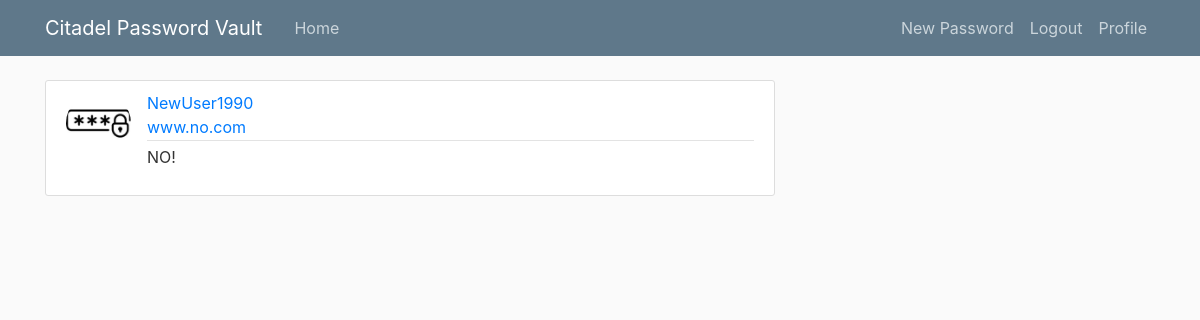
/ (signed in), run on the app's committed database.
### core/models.py (models this page shows, shortened)
class SitePassword(models.Model):
    user = models.ForeignKey(User, on_delete=models.CASCADE) # null=True, unique=True
    name  = models.CharField(max_length=100)
    password = models.CharField(max_length=200)
    email = models.CharField(max_length=200)
    logo = models.CharField(max_length=300)

### users/models.py (models this page shows, shortened)
class Profile(models.Model):
    user = models.OneToOneField(User, on_delete=models.CASCADE)
    image = models.ImageField(default='default.jpg', upload_to='profile_pics')

### core/views.py (the view)
# urls.py: path('', views.index, name='index'),
def index(request):
    current_user = request.user
    user_passwords = SitePassword.objects.filter(user=current_user)
    context = { 'sites': user_passwords }
    return render(request, 'core/index.html', context)

### templates/core/index.html (shortened to what this page needs)
{% extends "core/base.html" %}
{% block content %}
    {% for site in sites %}
        {% if request.user == site.user %}
    <article class="media content-section">
      <img class="rounded-circle article-img" src="{{ site.user.profile.image.url }}">
        <div class="media-body">
          <div class="article-metadata">
            <a class="mr-2" href="{% url 'user-sitepassword' site.user.username %}" >{{ site.user }}</a>
            <a class="mr-2" href="{% url 'sitepassword-detail' site.id %}" >{{ site.name }}</a>
          </div>
          <p class="article-content">{{ site.password }}</p>
        </div>
      </article>
        {% endif %}
    {% endfor %}
{% endblock content %}

### core/static/citadel/main.css (style rules this page uses)
body { background: #fafafa; color: #333333; margin-top: 5rem; }
.content-section { background: #ffffff; padding: 10px 20px; border: 1px solid #dddddd; border-radius: 3px; margin-bottom: 20px; }
.article-content { white-space: pre-line; }
.article-img { height: 65px; width: 65px; margin-right: 16px; }
.article-metadata { padding-bottom: 1px; margin-bottom: 4px; border-bottom: 1px solid #e3e3e3 }

### data on the page
SitePassword: user.profile.image (placeholder picture), user "NewUser1990", name "www.no.com", password "NO!"
